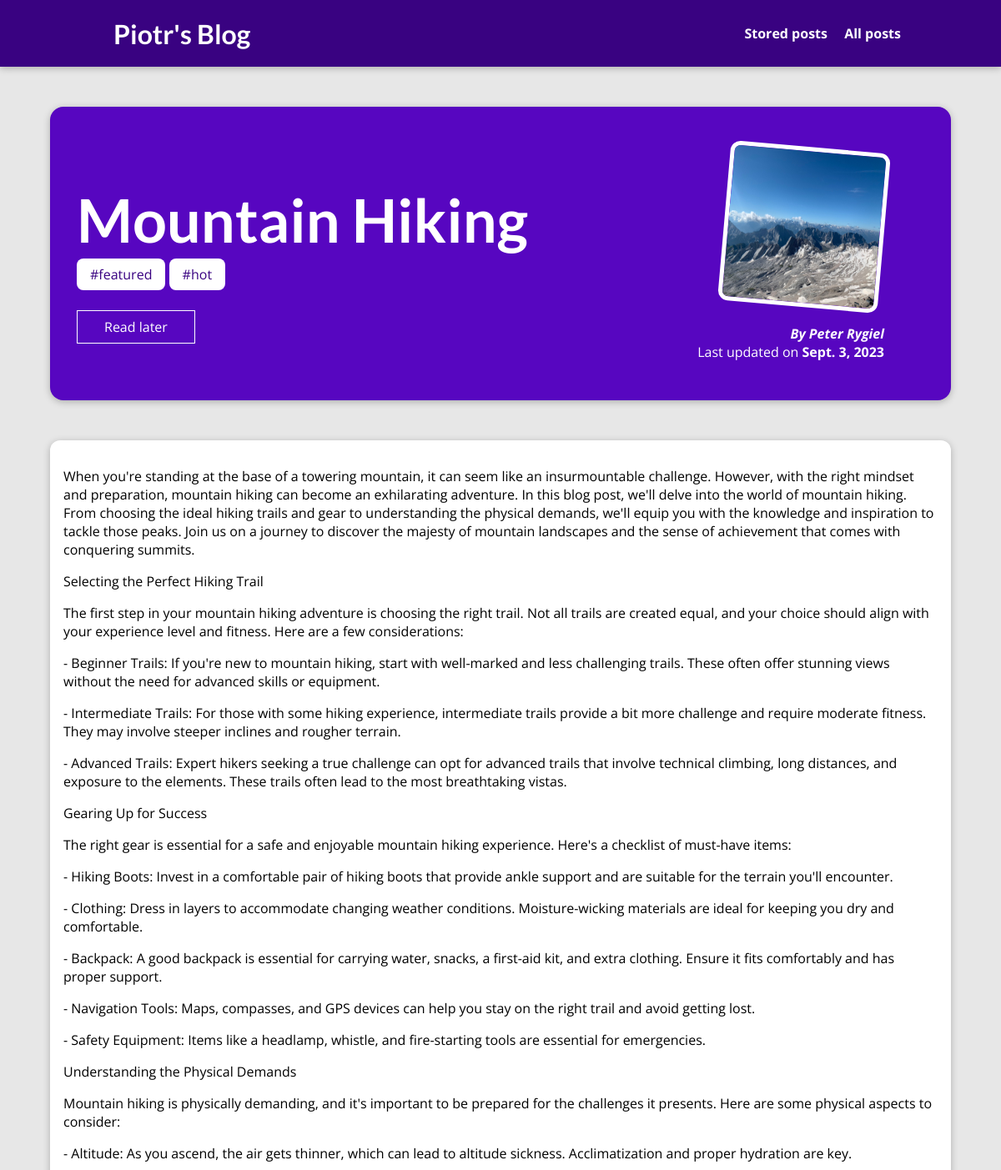
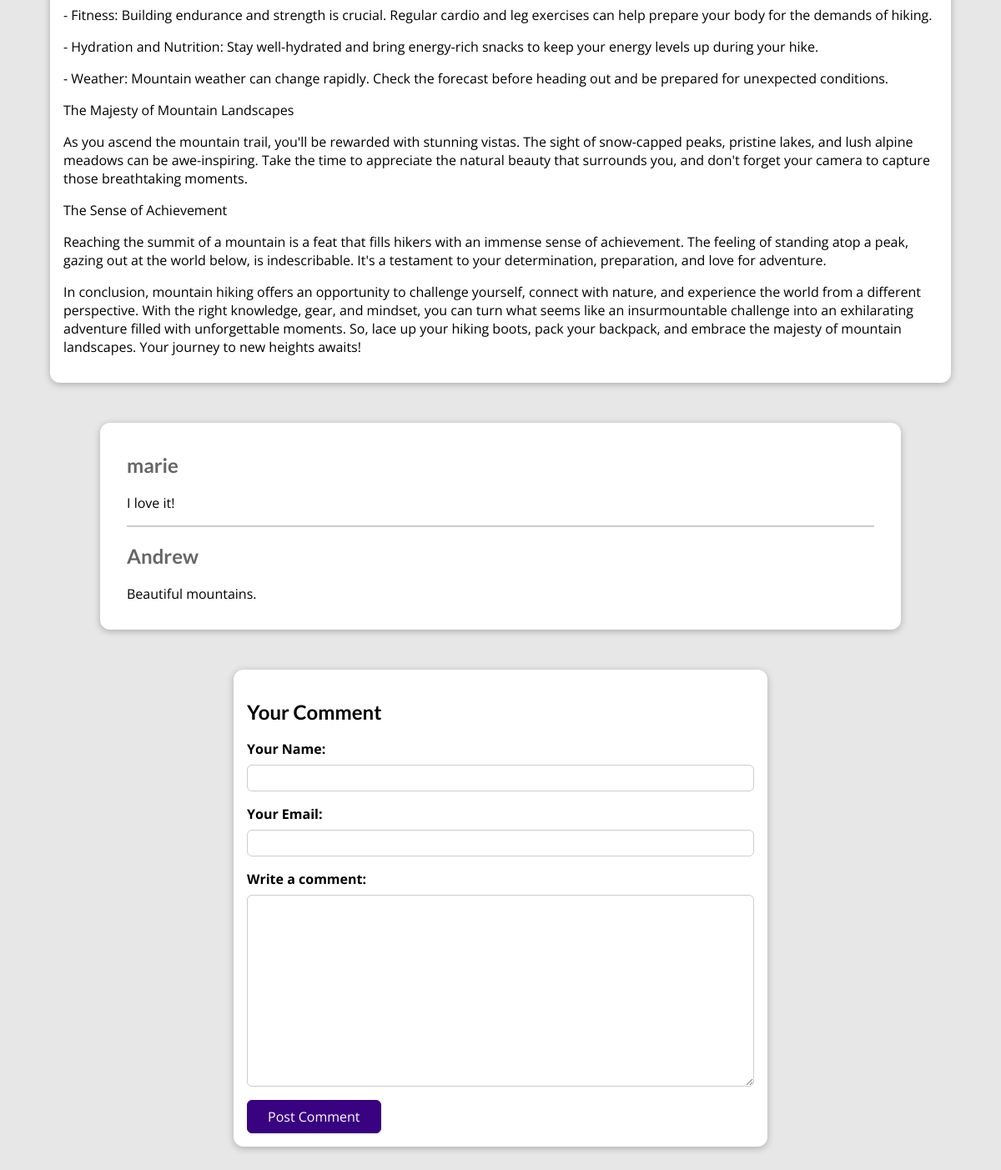
The app's page /posts/mountain-hiking with its own data (2 pictures, top to bottom).
### blog/models.py (models this page shows, shortened)
class Post(models.Model):
    title = models.CharField(max_length=150)
    excerpt = models.CharField(max_length=200)
    image = models.ImageField(upload_to="posts", null=True)
    date = models.DateField(auto_now=True)
    slug = models.SlugField(unique=True, db_index=True, default="", null=False)
    content = models.TextField(validators=[MinLengthValidator(10)])
    author = models.ForeignKey(Author, on_delete=models.SET_NULL, null=True, related_name="posts")
    tags = models.ManyToManyField(Tag)

class Tag(models.Model):
    caption = models.CharField(max_length=20)

class Author(models.Model):
    first_name = models.CharField(max_length=100)
    last_name = models.CharField(max_length=100)
    e_mail = models.EmailField(max_length=254)
    def full_name(self):
        return f"{self.first_name} {self.last_name}"
    def __str__(self):
        return self.full_name()

class Comment(models.Model):
    user_name = models.CharField(max_length=120)
    user_email = models.EmailField()
    text = models.TextField(max_length=400)
    post = models.ForeignKey(Post, on_delete=models.CASCADE, related_name="comments")

### blog/views.py (the view, shortened to what this page needs)
# urls.py: path("posts/<slug:slug>", views.PostDetailView.as_view(), name="post-detail-page"),
class PostDetailView(View):
    def is_stored_post(self, request, post_id):
        stored_posts = request.session.get("stored_posts")
        if stored_posts is not None:
            is_saved_for_later = post_id in stored_posts
        else:
            is_saved_for_later = False
        return is_saved_for_later
    def get(self, request, slug):
        post = Post.objects.get(slug=slug)
        context = {
            "post": post,
            "comment_form": CommentForm(),
            "saved_for_later": self.is_stored_post(request, post.id)
        }
        return render(request, "blog/post-detail.html", context)

### blog/forms.py
class CommentForm(forms.ModelForm):
    class Meta:
        model = Comment
        exclude = ["post"]
        labels = {
            "user_name": "Your Name",
            "user_email": "Your Email",
            "text": "Write a comment"
        }

### blog/templates/blog/post-detail.html (shortened to what this page needs)
{% extends "base.html" %}
{% load static %}
{% block css_files %}
    <link rel="stylesheet" href="{% static 'blog/post-detail.css' %}" />
{% endblock %}
{% block content %}
    <section id="summary">
        <h2>{{ post.title }}</h2>
        <div>
            {% for tag in post.tags.all %}
                <span class="tag">#{{ tag.caption }}</span>
            {% endfor %}
        </div>
        <div id="read-later">
            <form action="{% url "read-later" %}" method="POST">
                <button>
                    {% if saved_for_later %}
                        Remove from "Read later"
                    {% else %}
                        Read later
                    {% endif %}
                </button>
            </form>
        </div>
        <article>
            <img src="{{ post.image.url }}" alt="{{ post.title }}" />
            <address>By <a href="mailto:{{ post.author.e_mail }}">{{ post.author }}</a></address>
            <div>
                Last updated on <time>{{ post.date }}</time>
            </div>
        </article>
    </section>
    <main>
        {{ post.content|linebreaks }}
    </main>
    <section id="comments">
        <ul>
            {% for comment in post.comments.all|dictsortreversed:"pk" %}
                <li>
                    <h2>{{ comment.user_name }}</h2>
                    <p>{{ comment.text|linebreaks }}</p>
                </li>
            {% endfor %}
        </ul>
    </section>
    <section id="comment-form">
        <h2>Your Comment</h2>
        <form action="{% url "post-detail-page" post.slug %}" method="post">
            {% for form_field in comment_form %}
                <div class="form-control {% if form_field.errors %}invalid{% endif %}">
                    {{ form_field.label_tag }}
                    {{ form_field }}
                </div>
            {% endfor %}
            <button>Post Comment</button>
        </form>
    </section>
{% endblock %}

### static/app.css (style rules this page uses)
* { box-sizing: border-box; }
html { font-family: 'Open Sans', 'Lato', sans-serif; }
body { margin: 0; }
h1, h2, h3 { font-family: 'Lato', sans-serif; font-weight: bold; }

### blog/static/blog/post-detail.css (style rules this page uses)
body { background-color: #e7e7e7; }
#summary { margin: 8rem auto 3rem auto; padding: 2rem; width: 90%; max-width: 90rem; border-radius: 16px; background-color: #5706c0; position: relative; box-shadow: 0 2px 8px rgba(0, 0, 0, 0.25); height: 22rem; }
#summary h2 { color: white; font-size: 4.5rem; margin-bottom: 0.75rem; }
#summary article { position: absolute; top: 2rem; right: 3rem; padding: 1rem 2rem; border-radius: 12px; text-align: right; color: white; }
#summary article img { width: 12rem; height: 12rem; border-radius: 12px; transform: rotateZ(5deg); border: 5px solid white; margin-bottom: 1rem; }
#summary address { font-weight: bold; }
#summary a { color:white; text-decoration: none; }
#summary time { font-weight: bold; }
main { width: 90%; max-width: 90rem; margin: 3rem auto; background-color: white; padding: 1rem; border-radius: 12px; box-shadow: 0 2px 8px rgba(0, 0, 0, 0.25); }
.tag { background-color: white; color: #390281; padding: 0.5rem 1rem; border-radius: 8px; }
#comment-form { margin: 3rem auto; width: 90%; max-width: 40rem; border-radius: 12px; background-color: white; box-shadow: 0 2px 8px rgba(0, 0, 0, 0.25); padding: 1rem; }
#comment-form button { font: inherit; background-color: #390281; color: white; border: 1px solid #390281; padding: 0.5rem 1.5rem; border-radius: 6px; cursor: pointer; }
.form-control { margin-bottom: 1rem; }
.form-control label { font-weight: bold; margin-bottom: 0.5rem; display: block; }
.form-control input, .form-control textarea { display: block; width: 100%; font: inherit; padding: 0.25rem; border-radius: 6px; border: 1px solid #ccc; }
#comments { margin: 3rem auto; width: 90%; max-width: 60rem; border-radius: 12px; background-color: white; box-shadow: 0 2px 8px rgba(0, 0, 0, 0.25); padding: 1rem 2rem; }
#comments ul { list-style: none; margin: 0; padding: 0; }
#comments li { margin-bottom: 1rem; border-bottom: 2px solid #ccc; }
#comments li:last-of-type { border-bottom: none; }
#comments h2 { color: #666666; }
#read-later { margin: 2rem 0; }
#read-later button { background-color: transparent; border: 1px solid white; padding: 0.5rem 2rem; font: inherit; color: white; cursor: pointer; }

### records on screen
Post: title "Mountain Hiking", image (picture), author "Peter Rygiel", date "Sept. 3, 2023", content "When you're standing at the base of a towering mountain, it can seem like an insurmountable challenge. However, with the right mindset and preparation, mountain hiking can become an exhilarating adventure. In this blog post, we'll delve into the world of mountain hiking. From choosing the ideal hiking trails and gear to understanding the physical demands, we'll equip you with the knowledge and inspiration to tackle those peaks. Join us on a journey to discover the majesty of mountain landscapes and the sense of achievement that comes with conquering summits. Selecting the Perfect Hiking Trail The first step in your mountain hiking adventure is choosing the right trail. Not all trails are…"
Tag: caption "featured"
Tag: caption "hot"
Comment: user_name "marie", text "I love it!"
Comment: user_name "Andrew", text "Beautiful mountains."
